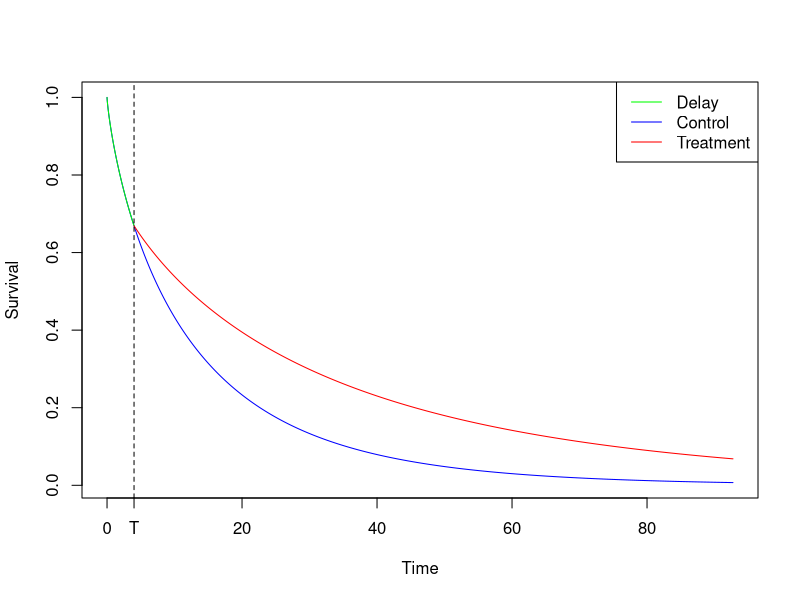
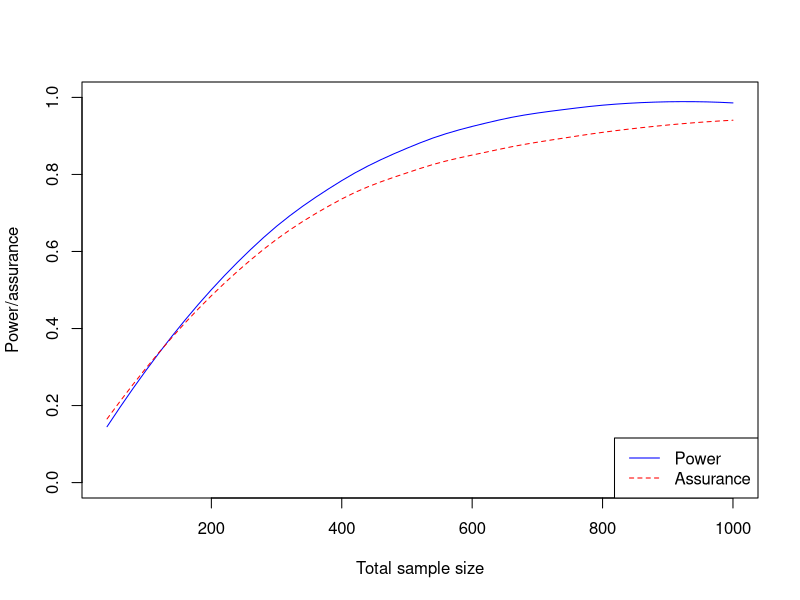

Recreate these plots in R, in order.
#Here is the R script used to produce the figures/results from the DTE paper

#This finds the assurance for the example in Section 2.1
library(truncnorm)
library(survival)
n1 <- 1092
n2 <- 1092
Nsim <- 10e4
testvec <- rep(NA, Nsim)
for (i in 1:Nsim){
  theta1 <- rbeta(1, 47, 140)
  rho <- rtruncnorm(1,a = (theta1-1), b = theta1, mean = 0.05, sd = sqrt(0.005))
  theta2 <- theta1 - rho
  control <- rbinom(1,n1, prob=theta1)
  treatment <- rbinom(1, n2, prob=theta2)
  finalData <- data.frame(HF = c(control, treatment),
                          NotHF = c(n1 - control, n2 - treatment),
                          row.names = c("Control", "Treatment"))
  test <- chisq.test(finalData, correct = F)
  testvec[i] <- test$p.value<0.05
}

mean(testvec)

#This produces the figure found in Section 2.2
lambda2 <- 0.08
gamma2 <- 0.8
HR <- 0.5
lambda1 <- exp((log(HR)/gamma2)+log(lambda2))
gamma1 <- gamma2
bigT <- 4


controltime <- seq(0, exp((1.527/gamma2)-log(lambda2))*1.1, by=0.01)
controlcurve <- exp(-(lambda2*controltime)^gamma2)
treatmenttime1 <- seq(0, bigT, by=0.01)
treatmentsurv1 <- exp(-(lambda2*treatmenttime1)^gamma2)
treatmenttime2 <- seq(bigT, exp((1.527/gamma2)-log(lambda2))*1.1, by=0.01)
treatmentsurv2 <- exp(-(lambda2*bigT)^gamma2 - lambda1^gamma1*(treatmenttime2^gamma1-bigT^gamma1))



#png("DTE.png", units="in", width=5, height=5, res=700)

plot(controltime, controlcurve, type="l", col="blue", xlab="Time", ylab="Survival")
lines(treatmenttime1, treatmentsurv1, col="green")
lines(treatmenttime2, treatmentsurv2, col="red")
legend("topright", legend = c("Delay", "Control", "Treatment"), col=c("green", "blue", "red"), lty=1)
abline(v = 4, lty=2)
axis(side = 1, at = 4, labels = "T")

#dev.off()

#This code produces the plot seen in Section 4.1.3
png("PowerAss.png", units="in", width=8, height=5, res=700)
#Calculating the power first
powerFunc <- function(nc, nt, N, Lmax, lambda2, gamma2){
  #Making the simplification
  gamma1 <- gamma2
  #The parameters are fixed
  bigT <- 6
  HR <- 0.6
  #Can use the HR to calculate lambda1
  lambda1 <- exp((log(HR)/gamma2)+log(lambda2))
  #Setting up the assurance vector
  powervec <- rep(NA, N)
  for (i in 1:N){
    #Generating the control data
    controldata <- data.frame(time = rweibull(nc, gamma2, 1/lambda2))
    
    #Generating the treatment data
    CP <- exp(-(lambda2*bigT)^gamma2)[[1]]
    u <- runif(nt)
    
    suppressWarnings(z <- ifelse(u>CP, (1/lambda2)*exp(1/gamma2*log(-log(u))), exp((1/gamma1)*log(1/(lambda1^gamma1)*(-log(u)-(lambda2*bigT)^gamma2+lambda1^gamma1*bigT*gamma1)))))
    
    #Combining the control and treatment data
    DataCombined <- data.frame(time = c(controldata$time, z),
                               group = c(rep("Control", nc), rep("Treatment", nt)))
    
    #Censoring the observations
    DataCombined$cens <- DataCombined$time < Lmax
    
    DataCombined$cens <- DataCombined$cens*1
    
    
    if (sum(DataCombined$cens)==(nc+nt)){
      
    } else {
      DataCombined[DataCombined$cens==0,]$time <- Lmax
    }
    #Performing a log-rank test on the combined data set
    test <- survdiff(Surv(time, cens)~group, data = DataCombined)
    powervec[i] <- test$chisq > qchisq(0.95, 1)
  }
  #The mean of the assurance vector is the estimated assurance for the given parameters
  return(mean(powervec))
}

ncvec <- seq(20, 500, by=10)
ntvec <- seq(20, 500, by=10)
#Setting up the assurance vector
finalpowervec <- rep(NA, length(ncvec))
#Finding the assurance for varying sample sizes
for (j in 1:length(finalpowervec)){
  finalpowervec[j] <- powerFunc(ncvec[j], ntvec[j], 500, 40, 0.08, 0.8)
}

samplesizevec <- ncvec+ntvec

#Smoothing the output
powersmooth <- loess(finalpowervec~samplesizevec)

#Plotting the output
plot(samplesizevec, predict(powersmooth), ylim=c(0,1), 
     type = "l", xlab="Total sample size", ylab="Power/assurance", col="blue")



#Now we compute the assurance
assFunc <- function(nc, nt, N, Lmax, lambda2, gamma2){
  #Making the simplification
  gamma1 <- gamma2
  #Setting up the assurance vector
  assvec <- rep(NA, N)
  for (i in 1:N){
    #Generating the control data
    controldata <- data.frame(time = rweibull(nc, gamma2, 1/lambda2))
    #Sampling from the prior distributions for T and HR
    bigT <- rtruncnorm(1, mean = 6, sd = 2.22, a = 0)
    HR <- rbeta(1, 10.8, 6.87)
    #Finding lambda1 from the HR
    lambda1 <- exp((log(HR)/gamma2)+log(lambda2))
    #Generating the treatment data
    CP <- exp(-(lambda2*bigT)^gamma2)[[1]]
    u <- runif(nt)
    
    suppressWarnings(z <- ifelse(u>CP, (1/lambda2)*exp(1/gamma2*log(-log(u))), exp((1/gamma1)*log(1/(lambda1^gamma1)*(-log(u)-(lambda2*bigT)^gamma2+lambda1^gamma1*bigT*gamma1)))))
    
    #Combining the control and treatment data
    DataCombined <- data.frame(time = c(controldata$time, z),
                               group = c(rep("Control", nc), rep("Treatment", nt)))
    
    #Censoring the observations
    DataCombined$cens <- DataCombined$time < Lmax
    
    DataCombined$cens <- DataCombined$cens*1
    
    
    if (sum(DataCombined$cens)==(nc+nt)){
      
    } else {
      DataCombined[DataCombined$cens==0,]$time <- Lmax
    }
    #Performing a log-rank test on the combined data set
    test <- survdiff(Surv(time, cens)~group, data = DataCombined)
    assvec[i] <- test$chisq > qchisq(0.95, 1)
  }
  #The mean of the assurance vector is the estimated assurance for the given parameters
  return(mean(assvec))
}


#Setting up the assurance vector
finalassvec <- rep(NA, length(ncvec))
#Finding the assurance for varying sample sizes
for (j in 1:length(finalassvec)){
  finalassvec[j] <- assFunc(ncvec[j], ntvec[j], 500, 40, 0.08, 0.8)
}

#Smoothing the output
asssmooth <- loess(finalassvec~samplesizevec)

#Plotting the output
lines(samplesizevec, predict(asssmooth), lty=2, col="red")

legend("bottomright", legend =c("Power", "Assurance"), col=c("blue", "red"), lty=1:2)

dev.off()
